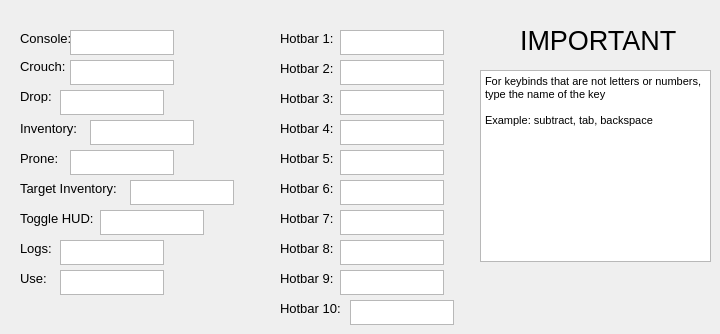
    <widget class="QWidget" name="Keybinds">
     <attribute name="title">
      <string>Keybinds</string>
     </attribute>
     <widget class="QLabel" name="label_59">
      <property name="geometry">
       <rect>
        <x>20</x>
        <y>30</y>
        <width>61</width>
        <height>16</height>
       </rect>
      </property>
      <property name="font">
       <font>
        <pointsize>10</pointsize>
       </font>
      </property>
      <property name="text">
       <string>Console:</string>
      </property>
     </widget>
     <widget class="QPlainTextEdit" name="console">
      <property name="geometry">
       <rect>
        <x>70</x>
        <y>30</y>
        <width>104</width>
        <height>25</height>
       </rect>
      </property>
      <property name="font">
       <font>
        <pointsize>10</pointsize>
       </font>
      </property>
      <property name="verticalScrollBarPolicy">
       <enum>Qt::ScrollBarAlwaysOff</enum>
      </property>
      <property name="horizontalScrollBarPolicy">
       <enum>Qt::ScrollBarAlwaysOff</enum>
      </property>
     </widget>
     <widget class="QLabel" name="label_60">
      <property name="geometry">
       <rect>
        <x>20</x>
        <y>60</y>
        <width>47</width>
        <height>13</height>
       </rect>
      </property>
      <property name="font">
       <font>
        <pointsize>10</pointsize>
       </font>
      </property>
      <property name="text">
       <string>Crouch:</string>
      </property>
     </widget>
     <widget class="QLabel" name="label_61">
      <property name="geometry">
       <rect>
        <x>20</x>
        <y>90</y>
        <width>47</width>
        <height>13</height>
       </rect>
      </property>
      <property name="font">
       <font>
        <pointsize>10</pointsize>
       </font>
      </property>
      <property name="text">
       <string>Drop:</string>
      </property>
     </widget>
     <widget class="QLabel" name="label_62">
      <property name="geometry">
       <rect>
        <x>20</x>
        <y>120</y>
        <width>71</width>
        <height>16</height>
       </rect>
      </property>
      <property name="font">
       <font>
        <pointsize>10</pointsize>
       </font>
      </property>
      <property name="text">
       <string>Inventory:</string>
      </property>
     </widget>
     <widget class="QLabel" name="label_63">
      <property name="geometry">
       <rect>
        <x>20</x>
        <y>150</y>
        <width>71</width>
        <height>16</height>
       </rect>
      </property>
      <property name="font">
       <font>
        <pointsize>10</pointsize>
       </font>
      </property>
      <property name="text">
       <string>Prone:</string>
      </property>
     </widget>
     <widget class="QLabel" name="label_64">
      <property name="geometry">
       <rect>
        <x>20</x>
        <y>180</y>
        <width>111</width>
        <height>16</height>
       </rect>
      </property>
      <property name="font">
       <font>
        <pointsize>10</pointsize>
       </font>
      </property>
      <property name="text">
       <string>Target Inventory:</string>
      </property>
     </widget>
     <widget class="QLabel" name="label_65">
      <property name="geometry">
       <rect>
        <x>20</x>
        <y>210</y>
        <width>111</width>
        <height>16</height>
       </rect>
      </property>
      <property name="font">
       <font>
        <pointsize>10</pointsize>
       </font>
      </property>
      <property name="text">
       <string>Toggle HUD:</string>
      </property>
     </widget>
     <widget class="QLabel" name="label_66">
      <property name="geometry">
       <rect>
        <x>20</x>
        <y>240</y>
        <width>111</width>
        <height>16</height>
       </rect>
      </property>
      <property name="font">
       <font>
        <pointsize>10</pointsize>
       </font>
      </property>
      <property name="text">
       <string>Logs:</string>
      </property>
     </widget>
     <widget class="QLabel" name="label_67">
      <property name="geometry">
       <rect>
        <x>20</x>
        <y>270</y>
        <width>111</width>
        <height>16</height>
       </rect>
      </property>
      <property name="font">
       <font>
        <pointsize>10</pointsize>
       </font>
      </property>
      <property name="text">
       <string>Use:</string>
      </property>
     </widget>
     <widget class="QLabel" name="label_68">
      <property name="geometry">
       <rect>
        <x>280</x>
        <y>30</y>
        <width>61</width>
        <height>16</height>
       </rect>
      </property>
      <property name="font">
       <font>
        <pointsize>10</pointsize>
       </font>
      </property>
      <property name="text">
       <string>Hotbar 1:</string>
      </property>
     </widget>
     <widget class="QLabel" name="label_69">
      <property name="geometry">
       <rect>
        <x>280</x>
        <y>60</y>
        <width>61</width>
        <height>16</height>
       </rect>
      </property>
      <property name="font">
       <font>
        <pointsize>10</pointsize>
       </font>
      </property>
      <property name="text">
       <string>Hotbar 2:</string>
      </property>
     </widget>
     <widget class="QLabel" name="label_70">
      <property name="geometry">
       <rect>
        <x>280</x>
        <y>90</y>
        <width>61</width>
        <height>16</height>
       </rect>
      </property>
      <property name="font">
       <font>
        <pointsize>10</pointsize>
       </font>
      </property>
      <property name="text">
       <string>Hotbar 3:</string>
      </property>
     </widget>
     <widget class="QLabel" name="label_71">
      <property name="geometry">
       <rect>
        <x>280</x>
        <y>120</y>
        <width>61</width>
        <height>16</height>
       </rect>
      </property>
      <property name="font">
       <font>
        <pointsize>10</pointsize>
       </font>
      </property>
      <property name="text">
       <string>Hotbar 4:</string>
      </property>
     </widget>
     <widget class="QLabel" name="label_72">
      <property name="geometry">
       <rect>
        <x>280</x>
        <y>150</y>
        <width>61</width>
        <height>16</height>
       </rect>
      </property>
      <property name="font">
       <font>
        <pointsize>10</pointsize>
       </font>
      </property>
      <property name="text">
       <string>Hotbar 5:</string>
      </property>
     </widget>
     <widget class="QLabel" name="label_73">
      <property name="geometry">
       <rect>
        <x>280</x>
        <y>180</y>
        <width>61</width>
        <height>16</height>
       </rect>
      </property>
      <property name="font">
       <font>
        <pointsize>10</pointsize>
       </font>
      </property>
      <property name="text">
       <string>Hotbar 6:</string>
      </property>
     </widget>
     <widget class="QLabel" name="label_74">
      <property name="geometry">
       <rect>
        <x>280</x>
        <y>210</y>
        <width>61</width>
        <height>16</height>
       </rect>
      </property>
      <property name="font">
       <font>
        <pointsize>10</pointsize>
       </font>
      </property>
      <property name="text">
       <string>Hotbar 7:</string>
      </property>
     </widget>
     <widget class="QLabel" name="label_75">
      <property name="geometry">
       <rect>
        <x>280</x>
        <y>240</y>
        <width>61</width>
        <height>16</height>
       </rect>
      </property>
      <property name="font">
       <font>
        <pointsize>10</pointsize>
       </font>
      </property>
      <property name="text">
       <string>Hotbar 8:</string>
      </property>
     </widget>
     <widget class="QLabel" name="label_76">
      <property name="geometry">
       <rect>
        <x>280</x>
        <y>270</y>
        <width>61</width>
        <height>16</height>
       </rect>
      </property>
      <property name="font">
       <font>
        <pointsize>10</pointsize>
       </font>
      </property>
      <property name="text">
       <string>Hotbar 9:</string>
      </property>
     </widget>
     <widget class="QLabel" name="label_77">
      <property name="geometry">
       <rect>
        <x>280</x>
        <y>300</y>
        <width>61</width>
        <height>16</height>
       </rect>
      </property>
      <property name="font">
       <font>
        <pointsize>10</pointsize>
       </font>
      </property>
      <property name="text">
       <string>Hotbar 10:</string>
      </property>
     </widget>
     <widget class="QPlainTextEdit" name="crouch">
      <property name="geometry">
       <rect>
        <x>70</x>
        <y>60</y>
        <width>104</width>
        <height>25</height>
       </rect>
      </property>
      <property name="font">
       <font>
        <pointsize>10</pointsize>
       </font>
      </property>
      <property name="verticalScrollBarPolicy">
       <enum>Qt::ScrollBarAlwaysOff</enum>
      </property>
      <property name="horizontalScrollBarPolicy">
       <enum>Qt::ScrollBarAlwaysOff</enum>
      </property>
     </widget>
     <widget class="QPlainTextEdit" name="drop">
      <property name="geometry">
       <rect>
        <x>60</x>
        <y>90</y>
        <width>104</width>
        <height>25</height>
       </rect>
      </property>
      <property name="font">
       <font>
        <pointsize>10</pointsize>
       </font>
      </property>
      <property name="verticalScrollBarPolicy">
       <enum>Qt::ScrollBarAlwaysOff</enum>
      </property>
      <property name="horizontalScrollBarPolicy">
       <enum>Qt::ScrollBarAlwaysOff</enum>
      </property>
     </widget>
     <widget class="QPlainTextEdit" name="inventory">
      <property name="geometry">
       <rect>
        <x>90</x>
        <y>120</y>
        <width>104</width>
        <height>25</height>
       </rect>
      </property>
      <property name="font">
       <font>
        <pointsize>10</pointsize>
       </font>
      </property>
      <property name="verticalScrollBarPolicy">
       <enum>Qt::ScrollBarAlwaysOff</enum>
      </property>
      <property name="horizontalScrollBarPolicy">
       <enum>Qt::ScrollBarAlwaysOff</enum>
      </property>
     </widget>
     <widget class="QPlainTextEdit" name="prone">
      <property name="geometry">
       <rect>
        <x>70</x>
        <y>150</y>
        <width>104</width>
        <height>25</height>
       </rect>
      </property>
      <property name="font">
       <font>
        <pointsize>10</pointsize>
       </font>
      </property>
      <property name="verticalScrollBarPolicy">
       <enum>Qt::ScrollBarAlwaysOff</enum>
      </property>
      <property name="horizontalScrollBarPolicy">
       <enum>Qt::ScrollBarAlwaysOff</enum>
      </property>
     </widget>
     <widget class="QPlainTextEdit" name="target_inventory">
      <property name="geometry">
       <rect>
        <x>130</x>
        <y>180</y>
        <width>104</width>
        <height>25</height>
       </rect>
      </property>
      <property name="font">
       <font>
        <pointsize>10</pointsize>
       </font>
      </property>
      <property name="verticalScrollBarPolicy">
       <enum>Qt::ScrollBarAlwaysOff</enum>
      </property>
      <property name="horizontalScrollBarPolicy">
       <enum>Qt::ScrollBarAlwaysOff</enum>
      </property>
     </widget>
     <widget class="QPlainTextEdit" name="toggle_hud">
      <property name="geometry">
       <rect>
        <x>100</x>
        <y>210</y>
        <width>104</width>
        <height>25</height>
       </rect>
      </property>
      <property name="font">
       <font>
        <pointsize>10</pointsize>
       </font>
      </property>
      <property name="verticalScrollBarPolicy">
       <enum>Qt::ScrollBarAlwaysOff</enum>
      </property>
      <property name="horizontalScrollBarPolicy">
       <enum>Qt::ScrollBarAlwaysOff</enum>
      </property>
     </widget>
     <widget class="QPlainTextEdit" name="logs">
      <property name="geometry">
       <rect>
        <x>60</x>
        <y>240</y>
        <width>104</width>
        <height>25</height>
       </rect>
      </property>
      <property name="font">
       <font>
        <pointsize>10</pointsize>
       </font>
      </property>
      <property name="verticalScrollBarPolicy">
       <enum>Qt::ScrollBarAlwaysOff</enum>
      </property>
      <property name="horizontalScrollBarPolicy">
       <enum>Qt::ScrollBarAlwaysOff</enum>
      </property>
     </widget>
     <widget class="QPlainTextEdit" name="use">
      <property name="geometry">
       <rect>
        <x>60</x>
        <y>270</y>
        <width>104</width>
        <height>25</height>
       </rect>
      </property>
      <property name="font">
       <font>
        <pointsize>10</pointsize>
       </font>
      </property>
      <property name="verticalScrollBarPolicy">
       <enum>Qt::ScrollBarAlwaysOff</enum>
      </property>
      <property name="horizontalScrollBarPolicy">
       <enum>Qt::ScrollBarAlwaysOff</enum>
      </property>
     </widget>
     <widget class="QPlainTextEdit" name="hotbar_0">
      <property name="geometry">
       <rect>
        <x>340</x>
        <y>30</y>
        <width>104</width>
        <height>25</height>
       </rect>
      </property>
      <property name="font">
       <font>
        <pointsize>10</pointsize>
       </font>
      </property>
      <property name="verticalScrollBarPolicy">
       <enum>Qt::ScrollBarAlwaysOff</enum>
      </property>
      <property name="horizontalScrollBarPolicy">
       <enum>Qt::ScrollBarAlwaysOff</enum>
      </property>
     </widget>
     <widget class="QPlainTextEdit" name="hotbar_1">
      <property name="geometry">
       <rect>
        <x>340</x>
        <y>60</y>
        <width>104</width>
        <height>25</height>
       </rect>
      </property>
      <property name="font">
       <font>
        <pointsize>10</pointsize>
       </font>
      </property>
      <property name="verticalScrollBarPolicy">
       <enum>Qt::ScrollBarAlwaysOff</enum>
      </property>
      <property name="horizontalScrollBarPolicy">
       <enum>Qt::ScrollBarAlwaysOff</enum>
      </property>
     </widget>
     <widget class="QPlainTextEdit" name="hotbar_2">
      <property name="geometry">
       <rect>
        <x>340</x>
        <y>90</y>
        <width>104</width>
        <height>25</height>
       </rect>
      </property>
      <property name="font">
       <font>
        <pointsize>10</pointsize>
       </font>
      </property>
      <property name="verticalScrollBarPolicy">
       <enum>Qt::ScrollBarAlwaysOff</enum>
      </property>
      <property name="horizontalScrollBarPolicy">
       <enum>Qt::ScrollBarAlwaysOff</enum>
      </property>
     </widget>
     <widget class="QPlainTextEdit" name="hotbar_3">
      <property name="geometry">
       <rect>
        <x>340</x>
        <y>120</y>
        <width>104</width>
        <height>25</height>
       </rect>
      </property>
      <property name="font">
       <font>
        <pointsize>10</pointsize>
       </font>
      </property>
      <property name="verticalScrollBarPolicy">
       <enum>Qt::ScrollBarAlwaysOff</enum>
      </property>
      <property name="horizontalScrollBarPolicy">
       <enum>Qt::ScrollBarAlwaysOff</enum>
      </property>
     </widget>
     <widget class="QPlainTextEdit" name="hotbar_4">
      <property name="geometry">
       <rect>
        <x>340</x>
        <y>150</y>
        <width>104</width>
        <height>25</height>
       </rect>
      </property>
      <property name="font">
       <font>
        <pointsize>10</pointsize>
       </font>
      </property>
      <property name="verticalScrollBarPolicy">
       <enum>Qt::ScrollBarAlwaysOff</enum>
      </property>
      <property name="horizontalScrollBarPolicy">
       <enum>Qt::ScrollBarAlwaysOff</enum>
      </property>
     </widget>
     <widget class="QPlainTextEdit" name="hotbar_5">
      <property name="geometry">
       <rect>
        <x>340</x>
        <y>180</y>
        <width>104</width>
        <height>25</height>
       </rect>
      </property>
      <property name="font">
       <font>
        <pointsize>10</pointsize>
       </font>
      </property>
      <property name="verticalScrollBarPolicy">
       <enum>Qt::ScrollBarAlwaysOff</enum>
      </property>
      <property name="horizontalScrollBarPolicy">
       <enum>Qt::ScrollBarAlwaysOff</enum>
      </property>
     </widget>
     <widget class="QPlainTextEdit" name="hotbar_6">
      <property name="geometry">
       <rect>
        <x>340</x>
        <y>210</y>
        <width>104</width>
        <height>25</height>
       </rect>
      </property>
      <property name="font">
       <font>
        <pointsize>10</pointsize>
       </font>
      </property>
      <property name="verticalScrollBarPolicy">
       <enum>Qt::ScrollBarAlwaysOff</enum>
      </property>
      <property name="horizontalScrollBarPolicy">
       <enum>Qt::ScrollBarAlwaysOff</enum>
      </property>
     </widget>
     <widget class="QPlainTextEdit" name="hotbar_7">
      <property name="geometry">
       <rect>
        <x>340</x>
        <y>240</y>
        <width>104</width>
        <height>25</height>
       </rect>
      </property>
      <property name="font">
       <font>
        <pointsize>10</pointsize>
       </font>
      </property>
      <property name="verticalScrollBarPolicy">
       <enum>Qt::ScrollBarAlwaysOff</enum>
      </property>
      <property name="horizontalScrollBarPolicy">
       <enum>Qt::ScrollBarAlwaysOff</enum>
      </property>
     </widget>
     <widget class="QPlainTextEdit" name="hotbar_8">
      <property name="geometry">
       <rect>
        <x>340</x>
        <y>270</y>
        <width>104</width>
        <height>25</height>
       </rect>
      </property>
      <property name="font">
       <font>
        <pointsize>10</pointsize>
       </font>
      </property>
      <property name="verticalScrollBarPolicy">
       <enum>Qt::ScrollBarAlwaysOff</enum>
      </property>
      <property name="horizontalScrollBarPolicy">
       <enum>Qt::ScrollBarAlwaysOff</enum>
      </property>
     </widget>
     <widget class="QPlainTextEdit" name="hotbar_9">
      <property name="geometry">
       <rect>
        <x>350</x>
        <y>300</y>
        <width>104</width>
        <height>25</height>
       </rect>
      </property>
      <property name="font">
       <font>
        <pointsize>10</pointsize>
       </font>
      </property>
      <property name="verticalScrollBarPolicy">
       <enum>Qt::ScrollBarAlwaysOff</enum>
      </property>
      <property name="horizontalScrollBarPolicy">
       <enum>Qt::ScrollBarAlwaysOff</enum>
      </property>
     </widget>
     <widget class="QLabel" name="label_78">
      <property name="geometry">
       <rect>
        <x>520</x>
        <y>20</y>
        <width>161</width>
        <height>41</height>
       </rect>
      </property>
      <property name="font">
       <font>
        <pointsize>20</pointsize>
       </font>
      </property>
      <property name="text">
       <string>IMPORTANT</string>
      </property>
     </widget>
     <widget class="QTextBrowser" name="textBrowser">
      <property name="geometry">
       <rect>
        <x>480</x>
        <y>70</y>
        <width>231</width>
        <height>192</height>
       </rect>
      </property>
      <property name="autoFillBackground">
       <bool>false</bool>
      </property>
      <property name="html">
       <string>&lt;!DOCTYPE HTML PUBLIC &quot;-//W3C//DTD HTML 4.0//EN&quot; &quot;http://www.w3.org/TR/REC-html40/strict.dtd&quot;&gt;
&lt;html&gt;&lt;head&gt;&lt;meta name=&quot;qrichtext&quot; content=&quot;1&quot; /&gt;&lt;style type=&quot;text/css&quot;&gt;
p, li { white-space: pre-wrap; }
&lt;/style&gt;&lt;/head&gt;&lt;body style=&quot; font-family:'MS Shell Dlg 2'; font-size:8.25pt; font-weight:400; font-style:normal;&quot;&gt;
&lt;p style=&quot; margin-top:0px; margin-bottom:0px; margin-left:0px; margin-right:0px; -qt-block-indent:0; text-indent:0px;&quot;&gt;For keybinds that are not letters or numbers, type the name of the key&lt;/p&gt;
&lt;p style=&quot;-qt-paragraph-type:empty; margin-top:0px; margin-bottom:0px; margin-left:0px; margin-right:0px; -qt-block-indent:0; text-indent:0px;&quot;&gt;&lt;br /&gt;&lt;/p&gt;
&lt;p style=&quot; margin-top:0px; margin-bottom:0px; margin-left:0px; margin-right:0px; -qt-block-indent:0; text-indent:0px;&quot;&gt;Example: subtract, tab, backspace&lt;/p&gt;
&lt;p style=&quot;-qt-paragraph-type:empty; margin-top:0px; margin-bottom:0px; margin-left:0px; margin-right:0px; -qt-block-indent:0; text-indent:0px;&quot;&gt;&lt;br /&gt;&lt;/p&gt;&lt;/body&gt;&lt;/html&gt;</string>
      </property>
     </widget>
    </widget>
